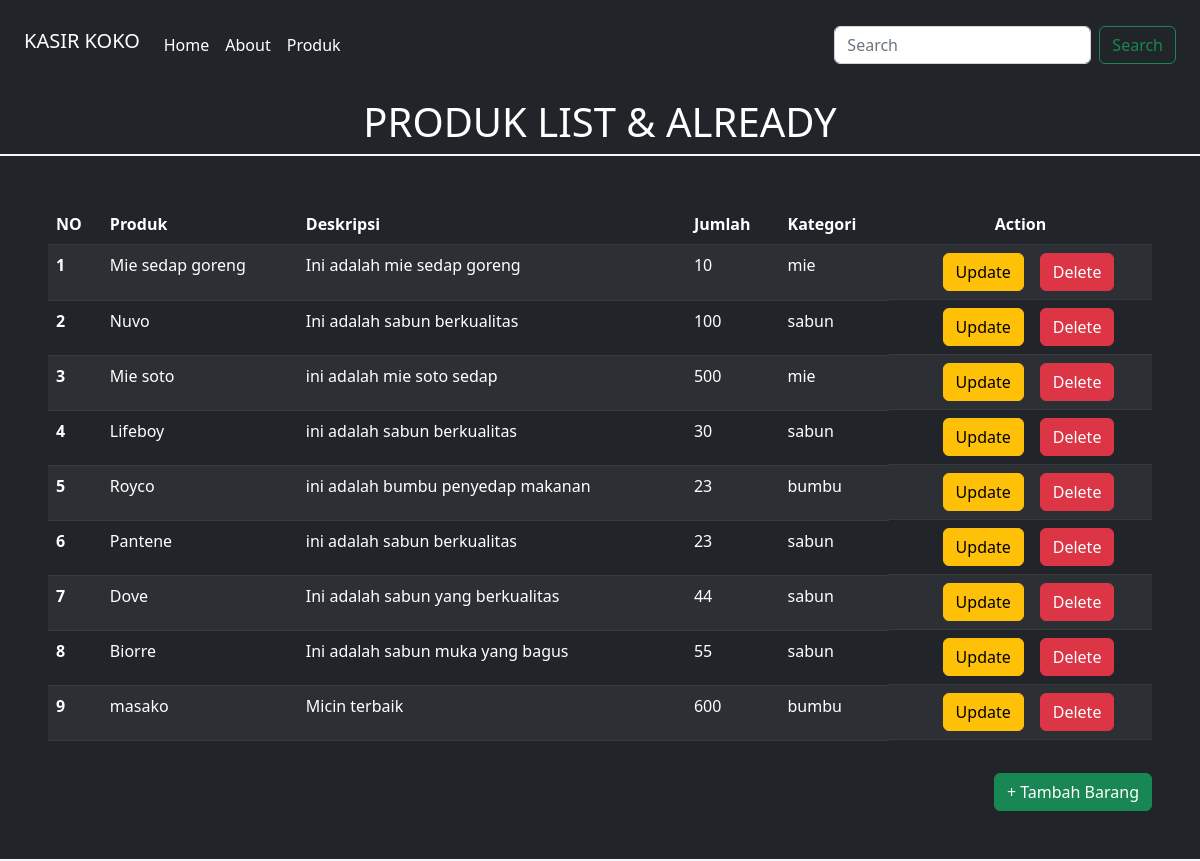
/produk/, run on the app's committed database.
### produk/models.py (models this page shows, shortened)
class Circle_produk(models.Model):
    nama = models.CharField(max_length=100)
    deskripsi = models.TextField()
    jumlah = models.IntegerField()
    kategori = models.ForeignKey(Kategori, on_delete=models.CASCADE)
    class Meta:
        verbose_name_plural = 'Produk'

class Kategori(models.Model):
    nama = models.CharField(max_length = 100)
    def __str__(self):
        return self.nama
    class Meta:
        verbose_name_plural = 'Kategori'

### produk/views.py (the view)
# urls.py: path("", produk_list, name='produk'),
def produk_list(request):
    template_name = "produk_list.html"
    group_produk = Circle_produk.objects.all()
    context ={
        "produk" : group_produk,
    }
    return render(request, template_name, context)

### templates/produk_list.html (shortened to what this page needs)
{% extends "base.html" %} {% load static %} {% block css %}
<link rel="stylesheet" href="{% static 'front/css/style.css' %}" />
{% endblock css %} {% block konten %}
<div class="border-bottom border-light border-2">
  <h1 class="text-center text-white pt-4">PRODUK LIST & ALREADY</h1>
</div>
<div class="p-5 border-bottom border-light border-2">
  <table
    class="table table-dark table-striped animate__animated animate__backInDown"
  >
    <thead>
      <tr>
        <th scope="col">NO</th>
        <th scope="col">Produk</th>
        <th scope="col">Deskripsi</th>
        <th scope="col">Jumlah</th>
        <th scope="col">Kategori</th>
        <th scope="col" class="text-center">Action</th>
      </tr>
    </thead>
    <tbody>
      {% for p in produk %}
      <tr>
        <th scope="row">{{forloop.counter}}</th>
        <td>{{p.nama}}</td>
        <td>{{p.deskripsi}}</td>
        <td>{{p.jumlah}}</td>
        <td>{{p.kategori}}</td>
        <td class="d-flex justify-content-center">
          <a class="btn btn-warning ms-3 bt-up" href="{% url 'update' p.id %}"
            >Update</a
          >
          <a
            class="btn hub btn-danger ms-3 bt-del{{forloop.counter}}"
            href="{% url 'delete' p.id %}"
            >Delete</a
          >
        </td>
      </tr>
      {% endfor %}
    </tbody>
  </table>
  <div class="overflow-auto d-flex justify-content-end w-100 pt-3">
    <a type="button" class="btn btn-success" href="{% url 'add' %}"
      >+ Tambah Barang</a
    >
  </div>
</div>
{% endblock konten %}

### templates/base.html (shortened to what this page needs)
{% load static %}
<!DOCTYPE html>
<html lang="en">
  <head>
    <link
      href="https://cdn.jsdelivr.net/npm/bootstrap@5.2.2/dist/css/bootstrap.min.css"
      rel="stylesheet"
    />
    <link
      rel="stylesheet"
      href="https://cdnjs.cloudflare.com/ajax/libs/animate.css/4.1.1/animate.min.css"
    />
    {% block css %} {% endblock css %}
  </head>
  <body>
    <div class="container-fluid pt-3">
      <nav class="navbar navbar-expand-lg bg-dark">
        <div class="container-fluid">
          <h1 class="d-flex">
            <a class="navbar-brand text-white" href="{% url 'home' %}"
              >KASIR KOKO</a
            >
          </h1>
          <div class="collapse navbar-collapse" id="navbarTogglerDemo02">
            <ul class="navbar-nav me-auto mb-2 mb-lg-0">
              <li class="nav-item">
                <a
                  class="nav-link active text-white"
                  aria-current="page"
                  href="{% url 'home' %}"
                  >Home</a
                >
              </li>
              <li class="nav-item">
                <a class="nav-link text-white" href="{% url 'about' %}"
                  >About</a
                >
              </li>
              <li class="nav-item">
                <a class="nav-link text-white" href="{% url 'produk' %}"
                  >Produk</a
                >
              </li>
            </ul>
            <form class="d-flex" role="search">
              <input
                class="form-control me-2"
                type="search"
                placeholder="Search"
                aria-label="Search"
              />
              <button class="btn btn-outline-success" type="submit">
                Search
              </button>
            </form>
          </div>
        </div>
      </nav>
    </div>
    {% block konten %} {% endblock konten %}
  </body>
</html>

### static/front/css/style.css (style rules this page uses)
body { background-color: #212529; }

### data on the page
Circle_produk: nama "Mie sedap goreng", deskripsi "Ini adalah mie sedap goreng", jumlah "10", kategori "mie"
Circle_produk: nama "Nuvo", deskripsi "Ini adalah sabun berkualitas", jumlah "100", kategori "sabun"
Circle_produk: nama "Mie soto", deskripsi "ini adalah mie soto sedap", jumlah "500", kategori "mie"
Circle_produk: nama "Lifeboy", deskripsi "ini adalah sabun berkualitas", jumlah "30", kategori "sabun"
Circle_produk: nama "Royco", deskripsi "ini adalah bumbu penyedap makanan", jumlah "23", kategori "bumbu"
Circle_produk: nama "Pantene", deskripsi "ini adalah sabun berkualitas", jumlah "23", kategori "sabun"
Circle_produk: nama "Dove", deskripsi "Ini adalah sabun yang berkualitas", jumlah "44", kategori "sabun"
Circle_produk: nama "Biorre", deskripsi "Ini adalah sabun muka yang bagus", jumlah "55", kategori "sabun"
Circle_produk: nama "masako", deskripsi "Micin terbaik", jumlah "600", kategori "bumbu"
